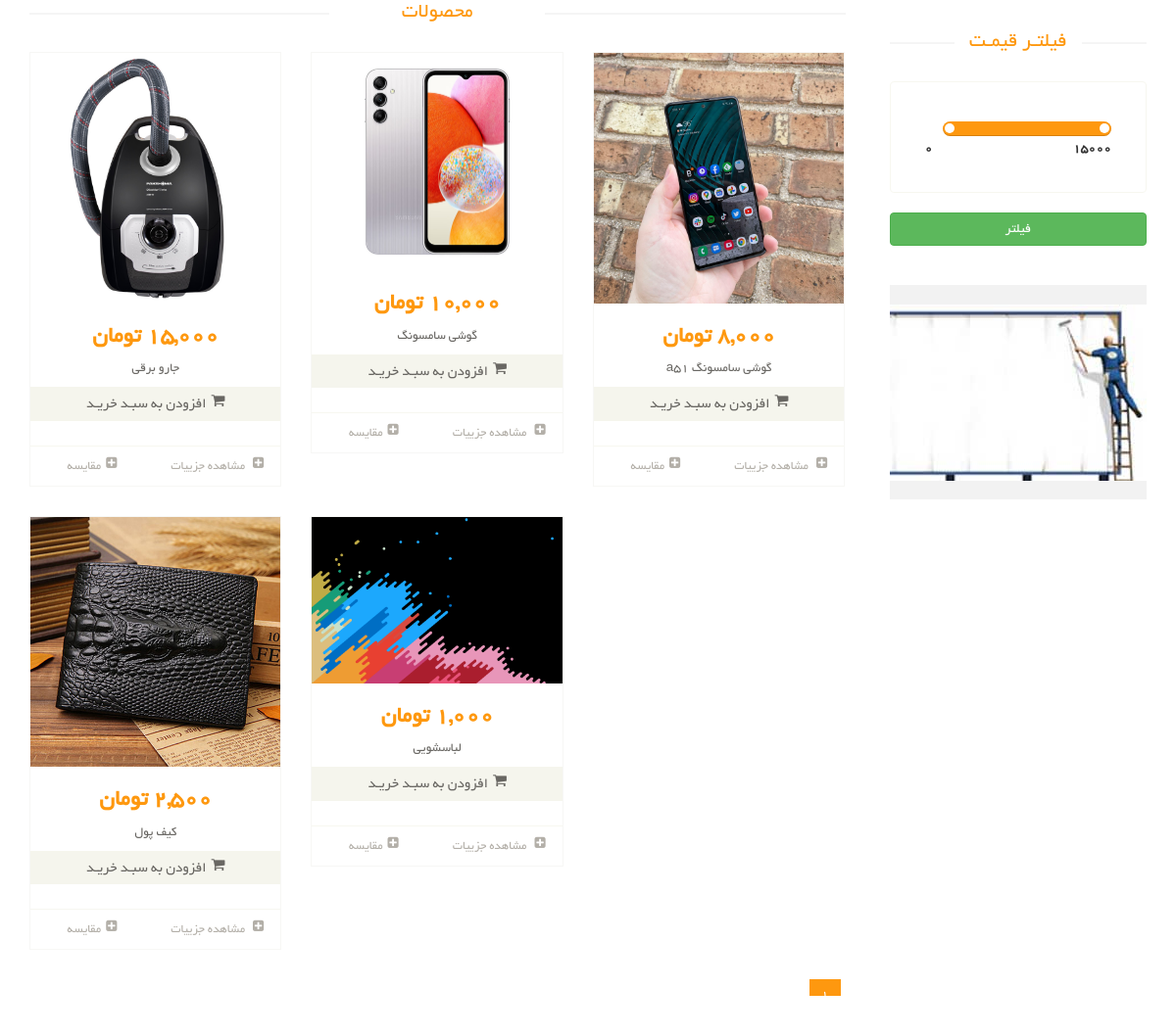
Screenshot of /products/ with the database file from the repository.
### product_module/models.py (models this page shows, shortened)
class Product(models.Model):
    title = models.CharField(max_length=300, verbose_name='نام محصول')
    category = models.ManyToManyField(ProductCategory, related_name='product_categories', verbose_name='دسته بندی ها')
    image = models.ImageField(upload_to='images/products', null=True, blank=True, verbose_name='تصویر محصول')
    brand = models.ForeignKey(ProductBrand, on_delete=models.CASCADE, verbose_name='برند', null=True, blank=True)
    price = models.IntegerField(verbose_name='قیمت')
    short_description = models.CharField(max_length=360, db_index=True, null=True, verbose_name='توضیحات کوتاه')
    description = models.TextField(verbose_name='توضیحات اصلی', db_index=True)
    slug = models.SlugField(default="", null=False, db_index=True, blank=True, max_length=200, unique=True, verbose_name='عنوان در url')
    is_active = models.BooleanField(default=False, verbose_name='فعال / غیرفعال')
    is_delete = models.BooleanField(verbose_name='حذف شده / نشده')
    def get_absolute_url(self):
        return reverse('product-detail', args=[self.slug])
    class Meta:
        verbose_name = 'محصول'
        verbose_name_plural = 'محصولات'

### site_module/models.py (models this page shows, shortened)
class SiteBanner(models.Model):
    class SiteBannerPositions(models.TextChoices):
        product_list = 'product_list', 'صفحه لیست محصولات',
        product_detail = 'product_detail', 'صفحه ی جزییات محصولات',
        about_us = 'about_us', 'درباره ما'
    title = models.CharField(max_length=200, verbose_name='عنوان بنر')
    url = models.URLField(max_length=400, null=True, blank=True, verbose_name='آدرس بنر')
    image = models.ImageField(upload_to='images/banners', verbose_name='تصویر بنر')
    is_active = models.BooleanField(verbose_name='فعال / غیرفعال')
    position = models.CharField(max_length=200, choices=SiteBannerPositions.choices, verbose_name='جایگاه نمایشی')
    class Meta:
        verbose_name = 'بنر تبلیغاتی'
        verbose_name_plural = 'بنرهای تبلیغاتی'

### product_module/views.py (the view)
# urls.py: path('', views.ProductListView.as_view(), name='product-list'),
class ProductListView(ListView):
    template_name = 'product_module/product_list.html'
    model = Product
    context_object_name = 'products'
    ordering = ['-price']
    paginate_by = 6
    def get_context_data(self, *, object_list=None, **kwargs):
        context = super(ProductListView, self).get_context_data()
        query = Product.objects.all()
        product: Product = query.order_by('-price').first()
        db_max_price = product.price if product is not None else 0
        context['db_max_price'] = db_max_price
        context['start_price'] = self.request.GET.get('start_price') or 0
        context['end_price'] = self.request.GET.get('end_price') or db_max_price
        context['banners'] = SiteBanner.objects.filter(is_active=True, position__iexact=SiteBanner.SiteBannerPositions.product_list)
        return context
    def get_queryset(self):
        query = super(ProductListView, self).get_queryset()
        category_name = self.kwargs.get('cat')
        brand_name = self.kwargs.get('brand')
        request: HttpRequest = self.request
        start_price = request.GET.get('start_price')
        end_price = request.GET.get('end_price')
        if start_price is not None:
            query = query.filter(price__gte=start_price)
        if end_price is not None:
            query = query.filter(price__lte=end_price)
        if brand_name is not None:
            query = query.filter(brand__url_title__iexact=brand_name)
        if category_name is not None:
            query = query.filter(category__url_title__iexact=category_name)
        return query

### polls/templatetags/poll_extras.py (called while the page is built)
@register.filter(name='three_digits_currency')
def three_digits_currency(value: int):
    return '{:,}'.format(value) + ' تومان'

### product_module/templates/product_module/product_list.html (shortened to what this page needs)
{% extends 'shared/_layout.html' %}
{% load thumbnail %}
{% load render_partial %}
{% block content %}
    <section>
        <div class="container">
            <div class="row">
                <div class="col-sm-9 padding-right">
                    {% if products %}
                        <div class="features_items">
                            <h2 class="title text-center">محصولات</h2>
                            {% for product in products %}
                                {% include 'includes/product_item_partial.html' with product=product col_size=4 %}
                            {% endfor %}
                            <div class="clearfix"></div>
                            <ul class="pagination">
                                {% for pageNumber in paginator.page_range %}
                                    <li class="{% if page_obj.number == pageNumber %} active {% endif %}">
                                        <a class="cursor-pointer"
                                           onclick="fillPage({{ pageNumber }})">{{ pageNumber }}</a>
                                    </li>
                                {% endfor %}
                            </ul>
                        </div>
                    {% else %}
                        <div class="alert alert-warning">
                            <p>هیچ محصولی یافت نشد</p>
                        </div>
                    {% endif %}
                </div>
                <div class="col-sm-3">
                    <div class="left-sidebar">
                        <div class="price-range">
                            <h2>فیلتـر قیمـت</h2>
                            <div class="well">
                                <br/>
                                <b>{{ db_max_price }}</b> <b class="pull-left">0</b>
                            </div>
                        </div>
                        <div>
                            <button class="btn btn-success btn-block" onclick="filterProducts()">فیلتر</button>
                        </div>
                        <div class="shipping text-center">
                            {% for banner in banners %}
                                <a href="{{ banner.url }}">
                                    <img src="{{ banner.image.url }}" alt="">
                                </a>
                            {% endfor %}
                            <br>
                            <br>
                        </div>
                    </div>
                </div>
            </div>
        </div>
    </section>
{% endblock %}

### product_module/templates/includes/product_item_partial.html (shortened to what this page needs)
{% load thumbnail %}
{% load poll_extras %}
<div class="col-sm-{{ col_size }}">
    <div class="product-image-wrapper">
        <div class="single-products">
            <div class="productinfo text-center">
                {% if product.image %}
                    {% thumbnail product.image "268x250" quality=90 crop='center' as im %}
                        <img src="{{ im.url }}">
                    {% endthumbnail %}
                {% else %}
                    <img src="/static/images/shop/product.jpg" alt="">
                {% endif %}
                <h2>{{ product.price|three_digits_currency }}</h2>
                <p>{{ product.title }}</p>
                <a href="#" class="btn btn-default add-to-cart"><i
                        class="fa fa-shopping-cart"></i>افزودن به سبـد خریـد</a>
            </div>
            <div class="product-overlay">
                <div class="overlay-content">
                </div>
            </div>
        </div>
        <div class="choose">
            <ul class="nav nav-pills nav-justified">
                <li>
                    <a href="{{ product.get_absolute_url }}">
                        <i class="fa fa-plus-square"></i>
                        مشاهده جزییات
                    </a>
                </li>
                <li>
                    <a href=""><i class="fa fa-plus-square"></i>مقایسه</a>
                </li>
            </ul>
        </div>
    </div>
</div>

### static/css/main.css (style rules this page uses)
body { font-family: 'BYekan'; font-size: 10pt; position: relative; font-weight: normal; direction: rtl; }
ul li { list-style: none; }
a { -webkit-transition: 300ms; -moz-transition: 300ms; -o-transition: 300ms; transition: 300ms; }
h1, h2, h3, h4, h5, h6 { font-family: 'BYekan', sans-serif; }
.left-sidebar h2, .brands_products h2 { color: #FE980F; font-family: 'BYekan', sans-serif; font-size: 16pt; font-weight: 400; margin: 0 0 30px auto; text-align: center; text-transform: uppercase; position: relative; z-index: 3; }
.left-sidebar h2:after, h2.title:after { content: " "; position: absolute; border: 1px solid #f5f5f5; bottom: 8px; right: 0; width: 100%; height: 0; z-index: -2; }
.left-sidebar h2:before { content: " "; position: absolute; background: #fff; bottom: -6px; width: 130px; height: 30px; z-index: -1; right: 50%; margin-right: -65px; }
h2.title:before { content: " "; position: absolute; background: #fff; bottom: -6px; width: 220px; height: 30px; z-index: -1; right: 50%; margin-right: -110px; }
.shipping { background-color: #F2F2F2; margin-top: 40px; overflow: hidden; padding-top: 20px; position: relative; }
.price-range { margin-top: 30px; }
.well { background-color: #FFFFFF; border: 1px solid #F7F7F0; border-radius: 4px; box-shadow: none; margin-bottom: 20px; min-height: 20px; padding: 35px; }
.padding-right { padding-left: 0; }
.features_items { overflow: hidden; }
h2.title { color: #FE980F; font-family: 'BYekan', sans-serif; font-size: 16pt; font-weight: 400; margin: 0 15px; text-transform: uppercase; margin-bottom: 30px; position: relative; }
.product-image-wrapper { border: 1px solid #F7F7F5; overflow: hidden; margin-bottom: 30px; }
.single-products { position: relative; }
.productinfo h2 { color: #FE980F; font-family: 'BYekan', sans-serif; font-size: 24px; font-weight: 700; }
.productinfo p { font-family: 'BYekan', sans-serif; font-size: 10pt; font-weight: 400; color: #696763; }
.productinfo img { width: 100%; }
.productinfo { position: relative; }
.product-overlay { background: #FE980F; top: 0; display: none; height: 0; position: absolute; transition: height 500ms ease 0s; width: 100%; display: block; }
.product-overlay .overlay-content { bottom: 0; position: absolute; bottom: 0; text-align: center; width: 100%; }
.add-to-cart { background: #F5F5ED; border: 0 none; border-radius: 0; color: #696763; font-family: 'BYekan', sans-serif; font-size: 15px; width: 100%; margin-bottom: 25px; }
.add-to-cart i { margin-left: 5px; }
.choose { border-top: 1px solid #F7F7F0; }
.choose ul li a { color: #B3AFA8; font-family: 'BYekan', sans-serif; font-size: 13px; padding-left: 0; padding-right: 0; }
.choose ul li a i { margin-left: 5px; }
.pagination { display: inline-block; margin-bottom: 25px; margin-top: 0; padding-right: 15px; }
.pagination li:first-child a, .pagination li:first-child span { border-bottom-left-radius: 0; border-top-left-radius: 0; margin-left: 0; }
.pagination li:last-child a, .pagination li:last-child span { border-bottom-right-radius: 0; border-top-right-radius: 0; }
.pagination .active a, .pagination .active span, .pagination .active a:hover, .pagination .active span:hover, .pagination .active a:focus, .pagination .active span:focus { background-color: #FE980F; border-color: #FE980F; color: #FFFFFF; cursor: default; z-index: 2; }
.pagination li a, .pagination li span { background-color: #f0f0e9; border: 0; float: left; line-height: 1.42857; margin-left: -1px; padding: 6px 12px; position: relative; text-decoration: none; margin-right: 5px; color: #000; }

### static/css/custom.css (style rules this page uses)
ul { padding-right: 0; }
.cursor-pointer { cursor: pointer !important; }

### rows the page displays
Product: shows a picture, price|three_digits_currency "15,000 تومان", title "جارو برقی"
Product: shows a picture, price|three_digits_currency "10,000 تومان", title "گوشی سامسونگ"
Product: shows a picture, price|three_digits_currency "8,000 تومان", title "گوشی سامسونگ a51"
Product: shows a picture, price|three_digits_currency "2,500 تومان", title "کیف پول"
Product: shows a picture, price|three_digits_currency "1,000 تومان", title "لباسشویی"
SiteBanner: image (picture)

### other values shown
{{ pageNumber }} "1"
{{ db_max_price }} "15000"
